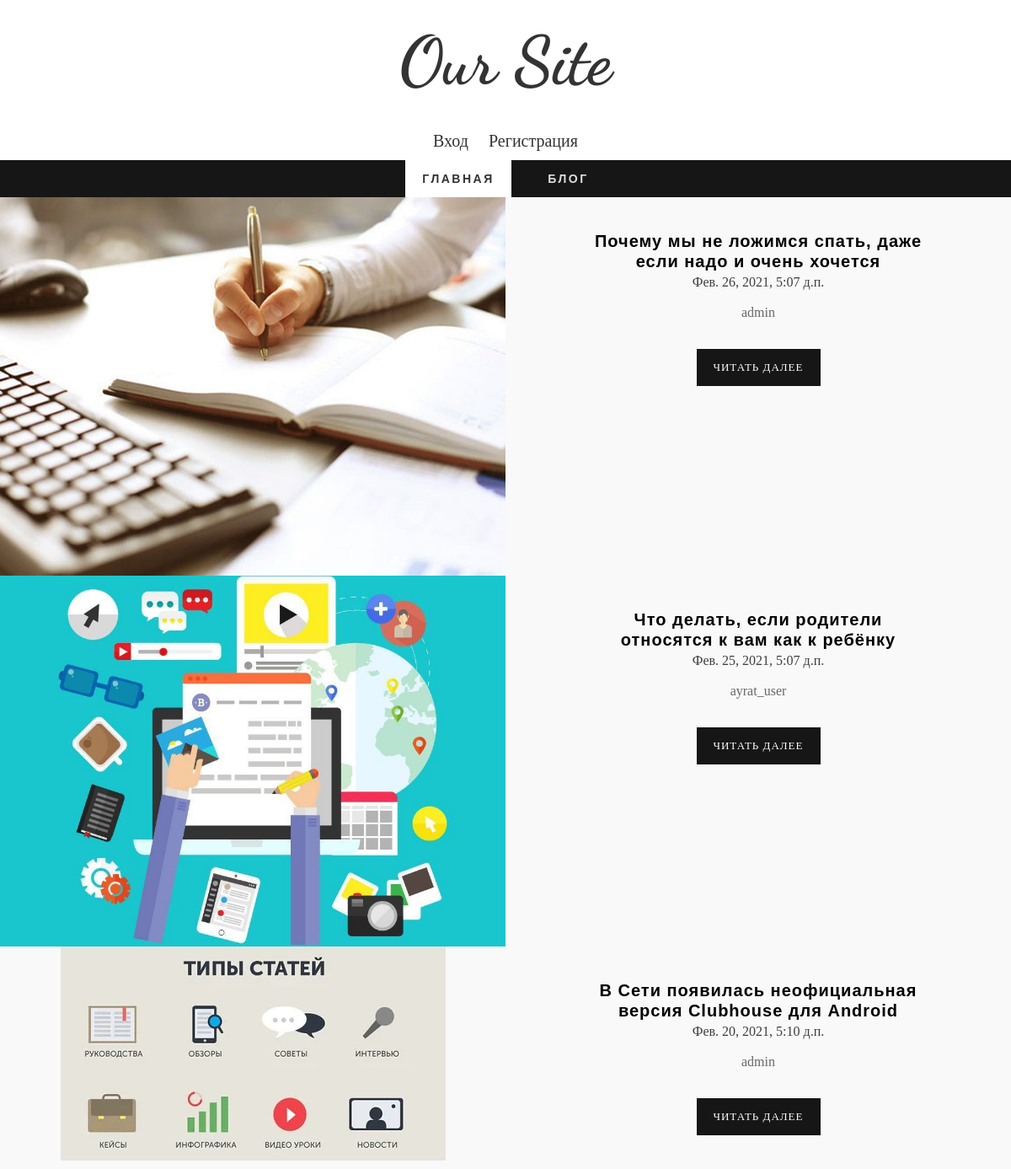
Screenshot of /blog/ with the database file from the repository.
### blog/models.py (models this page shows)
class Post(models.Model):
    title = models.CharField('Название', max_length=100)
    text = models.TextField('Текст')
    date = models.DateTimeField('Дата публикации', default=timezone.now)
    author = models.ForeignKey(User, verbose_name='Автор', on_delete=models.CASCADE)
    image = models.ImageField('Изображение', default='', upload_to='posts/')
    class Meta():
        verbose_name = 'Пост'
        verbose_name_plural = 'Посты'

### blog/views.py (the view)
# urls.py: path('blog/', views.BlogListView.as_view(), name='blog-page'),
class BlogListView(ListView):
    model = Post
    template_name = 'blog/home.html'
    context_object_name = 'posts'
    paginate_by = 3
    def get_queryset(self):
        return Post.objects.all()
    def get_context_data(self, **kwargs):
        ctx = super(BlogListView, self).get_context_data(**kwargs)
        ctx['title'] = 'Страница блога'
        return ctx

### blog/templates/blog/home.html
{% extends 'blog/main.html' %}
        {% block content %}
			<div class="wrap-container">
				<section class="content-box box-style-1 box-4">
					<div class="zerogrid" style="width: 100%">
						<div class="wrap-box">
							{% for post in posts %}
                                <div class="row">
                                    <article>
                                        <div class="col-1-2" style='text-align: center;'>
                                            <img src="{{ post.image.url }}" alt="">
                                        </div>
                                        <div class="col-1-2">
                                            <div class="entry-content t-center">
                                                <h3>{{ post.title }}</h3>
                                                <span>{{ post.date }}</span>
                                                <p>{{ post.author }}</p>
                                                <center><a class="button " href="{% url 'single-page' post.id %}">Читать далее </a></center>
                                            </div>
                                        </div>
                                    </article>
                                </div>
                            {% endfor %}
						</div>
					</div>
				</section>
			</div>
        {% endblock %}

### blog/templates/blog/main.html (shortened to what this page needs)
{% load static %}
<!DOCTYPE html>
<html lang="en">
<head>
  	<link rel="stylesheet" href="{% static 'blog/css/zerogrid.css' %}">
	<link rel="stylesheet" href="{% static 'blog/css/style.css' %}">
    <link href="{% static 'blog/font-awesome/css/font-awesome.min.css' %}" rel="stylesheet" type="text/css">
	<link rel="stylesheet" href="{% static 'blog/css/menu.css' %}">
    <link href="{% static 'blog/owl-carousel/owl.carousel.css' %}" rel="stylesheet">
</head>
<body class="home-page">
	<div class="wrap-body">
		<header class="">
			<div class="logo">
				<a href="{% url 'home-page' %}">Our Site</a>
			</div>
			{% if user.is_authenticated %}
				<a href="{% url 'profile' %}" style="font-size: 20px; margin-right: 20px;">Профиль</a>
				<a href="{% url 'logout' %}" style="font-size: 20px;">Выход</a>
			{% else %}
				<a href="{% url 'login' %}" style="font-size: 20px; margin-right: 20px;">Вход</a>
				<a href="{% url 'reg' %}" style="font-size: 20px;">Регистрация</a>
			{% endif %}
			<div id="cssmenu" style="margin-top: 10px;" class="align-center">
				<ul>
					<li class="active"><a href="{% url 'home-page' %}"><span>Главная</span></a></li>
					<li><a href="{% url 'blog-page' %}"><span>Блог</span></a></li>
				</ul>
			</div>
		</header>
        <section id="container">
			{% block content %}
            {% endblock %}
        </section>
	</div>
</body>
</html>

### blog/static/blog/css/zerogrid.css (style rules this page uses)
.zerogrid { width: 1000px; position: relative; margin: 0 auto; padding: 0px; }
.zerogrid:after { content: "\0020"; display: block; height: 0; clear: both; visibility: hidden; }
.zerogrid .row:before,.row:after { content: '\0020'; display: block; overflow: hidden; visibility: hidden; width: 0; height: 0; }
.zerogrid .row:after { clear: both; }
.zerogrid .row { zoom: 1; }
.zerogrid .col-1-2, .zerogrid .col-1-3, .zerogrid .col-2-3, .zerogrid .col-1-4, .zerogrid .col-2-4, .zerogrid .col-3-4, .zerogrid .col-1-5, .zerogrid .col-2-5, .zerogrid .col-3-5, .zerogrid .col-4-5, .zerogrid .col-1-6, .zerogrid .col-2-6, .zerogrid .col-3-6, .zerogrid .col-4-6, .zerogrid .col-5-6 { float:left; display: inline-block; }
.zerogrid .col-1-2,.zerogrid .col-1-2-fixed { width:50%; }

### blog/static/blog/css/style.css (style rules this page uses)
a,abbr,acronym,address,applet,article,aside,audio,b,blockquote,big,body,center,canvas,caption,cite,code,command,datalist,dd,del,details,dfn,dl,div,dt,em,embed,fieldset,figcaption,figure,font,footer,form,h1,h2,h3,h4,h5,h6,header,hgroup,html,i,iframe,img,ins,kbd,keygen,label,legend,li,meter,nav,object,ol,output,p,pre,progress,q,s,samp,section,small,span,source,strike,strong,sub,sup,table,tbody,tfoot,thead,th,tr,tdvideo,tt,u,ul,var { background:transparent;border:0 none;font-size:100%;margin:0;padding:0;border:0;outline:0;vertical-align:top; }
ol, ul { list-style:none; }
img { vertical-align:top; }
article, aside, audio, canvas, command, datalist, details, embed, figcaption, figure, footer, header, hgroup, keygen, meter, nav, output, progress, section, source, video { display:block; }
* { -webkit-box-sizing: border-box; -moz-box-sizing: border-box; box-sizing: border-box; }
html { -webkit-text-size-adjust: none; }
img { max-width:100%; height: auto;width: auto\9; }
a { color: #333;text-decoration: none; }
h3, h4 { font-size: 20px;line-height: 20px; }
h1, h2, h3, h4, h5, h6 { clear: both;hyphens: auto; color: #000;line-height: 1.2;font-family: 'Montserrat', sans-serif;letter-spacing: 1px; }
p { margin: 10px 0; }
.t-center { text-align: center !important; }
.post:after, .post:before, article:after, article:before, section:after, section:before { clear: both; content: '\0020'; display: block; visibility: hidden; width: 0; height: 0; }
html, body { width:100%; padding:0; margin:0; }
body { font: 16px/26px Arial, Helvetica, sans-serif;font-family: 'Crimson Text', serif;background: #fff; }
header { text-align: center;background: #fff; }
.logo { color: #333;padding: 20px 0 30px; }
.logo a { font-family: 'Dancing Script', cursive;font-size: 80px;color: #333;font-weight: bold;display: block;line-height: 1.3; }
.content-box .wrap-box { padding: 40px 10px; position: relative; }
.content-box.box-style-1 { background: #f9f9f9; }
.content-box.box-4 .wrap-box { padding: 0; }
.content-box.box-4 article { padding-bottom: 0;background: #f9f9f9;margin:0; }
article { background: #ffffff; color: #3F3F3F; margin-bottom: 40px;padding-bottom: 10px; }
article:after, article:before { clear: both; content: '\0020'; display: block; visibility: hidden; width: 0; height: 0; }
article .entry-content { padding: 40px 100px; text-align: left; }
article .entry-content p { font-size: 16px;color: #686868; }
a.button { background-color: #161616;padding: 9px 20px;color: #fff;margin-top: 20px;display:inline-block;text-transform: uppercase;font-size: 13px;letter-spacing: 1px; }

### rows the page displays
Post: image (picture), title "Почему мы не ложимся спать, даже если надо и очень хочется", date "Фев. 26, 2021, 5:07 д.п.", author "admin"
Post: image (picture), title "Что делать, если родители относятся к вам как к ребёнку", date "Фев. 25, 2021, 5:07 д.п.", author "ayrat_user"
Post: image (picture), title "В Сети появилась неофициальная версия Clubhouse для Android", date "Фев. 20, 2021, 5:10 д.п.", author "admin"
